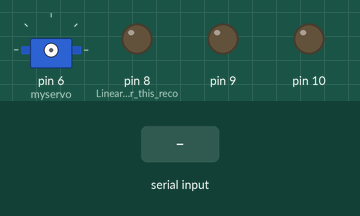
Recording of a sketch running on a simulated Arduino Uno, built with avr-gcc and run on an emulated ATmega328P. Shown: servo, output pins drawn as LEDs (lit = HIGH). Inputs (shaded band) come from the test bench.

Above: at 1.2 s.
1.3 s: "b" received over Serial
At 2.4 s:
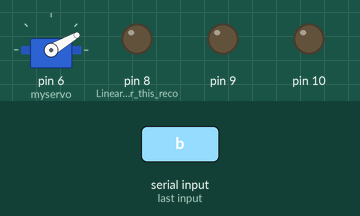
4.3 s: "a" received over Serial
At 5.5 s:
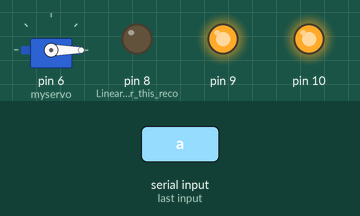
Timing chart, 0 to 7.3 s (numbered marks = the images above; inputs shaded):
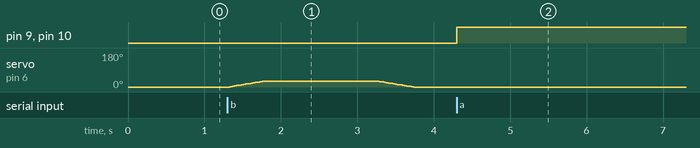

Measured:
- after the input at 1.3 s, servo on pin 6 (myservo): rises from 0° to 30° in 0.42 s, then falls to 0° in 2.0 s
- after the input at 4.3 s, pin 9, pin 10: LOW → HIGH at once

The sketch:

Phone_controls_LawnMower_v2.ino
```cpp
#include <Servo.h>

int Speed = 255; //this is the PWM speed 0-255 for the Linear actuator


// Servo stuff =============================================================
int ConnectionTime = 1500; // How long the wires will be connected before disconnect in mili seconds
int MaxAngle = 30; // Max angle that the servo will make before returning to intial position
int pos = 0;    // variable to store the servo position

Servo myservo;  // create servo object to control a servo
// twelve servo objects can be created on most boards
//===========================================================================

// Bluetooth stuff ==========================================================
char junk;
String inputString="";
//===========================================================================


void setup()
{

 Serial.begin(9600);            // set the baud rate to 9600, same should be of your Serial Monitor

}

void loop()
{

  if(Serial.available()){ // if bluetooth is talking to arudino


          char inChar = (char)Serial.read();
          inputString = inChar;

          myservo.attach(6); // this is reattaching the servo to the appropiate pin for running the following code
                             // btw the servo attatchment changes at the end of this if statement (that's why this line exists to allow for future inputs to the servo)

          pinMode(8, OUTPUT); // Linear actuator this reconnects the motors
          pinMode(9, OUTPUT);
          pinMode(10, OUTPUT);


    if (inputString == "a"){

          digitalWrite(8,LOW);                                  // Pulls
          digitalWrite(9,HIGH);
          analogWrite(10,Speed); //this is the PWM speed 0-255
          delay(7000);

            pinMode(8, INPUT); // Here we disconnect the motors to prevent an infinte loop of the final actions
            pinMode(9, INPUT);
            pinMode(10, INPUT);


  } else if (inputString == "b") {

      // below is the code that makes the servo turn on the lawn mower

        for (pos = 0; pos <= MaxAngle; pos += 1) { // goes from 0 degrees to 30 degrees
        // in steps of 1 degree
        myservo.write(pos);              // tell servo to go to position in variable 'pos'
          delay(15);                       // waits 15ms for the servo to reach the position

          if (pos == MaxAngle) {
            delay(ConnectionTime); // how long the copper connects the two wires
          }
        }

        for (pos = MaxAngle; pos >= 0; pos -= 1) { // goes from 30 degrees to 0 degrees
        myservo.write(pos);              // tell servo to go to position in variable 'pos'
        delay(15);                       // waits 15ms for the servo to reach the position

        if (pos == 0) {                 // this is to prevent endless spining
          myservo.attach(3);


        }

      }
    } else if (inputString == "c") {

          digitalWrite(8,HIGH);                                  // Pushes
          digitalWrite(9,LOW);
          analogWrite(10,Speed); //this is the PWM speed 0-255
          delay(7000);

            pinMode(8, INPUT); // Here we disconnect the motors to prevent an infinte loop of the final actions
            pinMode(9, INPUT);
            pinMode(10, INPUT);

}

}
}
```
